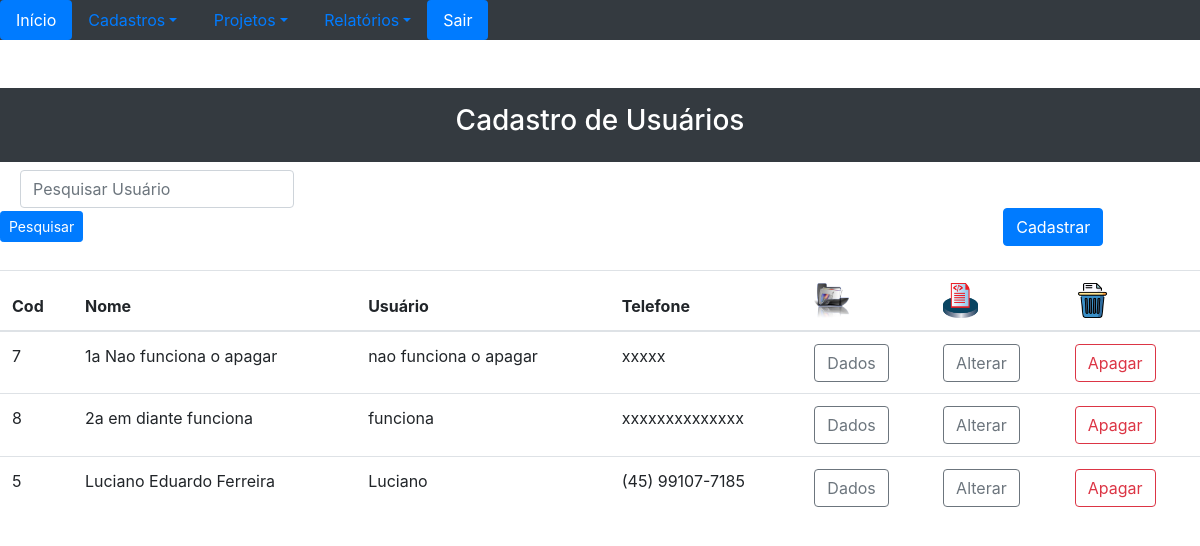
The page /visual/gridUsuario.php (signed in) on the database its author committed.
### tables this page shows
CREATE TABLE `usuarios_tbl` (
  `id` int(11) NOT NULL,
  `nomeUsuario` varchar(200) NOT NULL,
  `dtNasc` date NOT NULL,
  `telefone` varchar(30) NOT NULL,
  `celular` varchar(30) NOT NULL,
  `contato` varchar(50) NOT NULL,
  `endereco` varchar(200) NOT NULL,
  `numero` varchar(30) NOT NULL,
  `cep` varchar(20) NOT NULL,
  `bairro` varchar(150) NOT NULL,
  `complemento` varchar(150) NOT NULL,
  `cidade` varchar(150) NOT NULL,
  `uf` varchar(3) NOT NULL,
  `cpfcnpj` varchar(30) NOT NULL,
  `rginsest` varchar(30) NOT NULL,
  `usuario` varchar(30) NOT NULL,
  `senha` varchar(50) NOT NULL,
  `tipoUsuario` varchar(20) NOT NULL,
  `status` varchar(20) NOT NULL
);

### visual/gridUsuario.php (the view, shortened to what this page needs)
<!DOCTYPE html>
<html lang="pt-br">
<head>
<link rel="stylesheet" href="../bootstrap/css/bootstrap.min.css">
<link rel="stylesheet" href="fonts/font-awesome.min.css">
</head>
    <body>
        <div class="p-3 mb-2 bg-dark text-white"><h3 class="text-center">Cadastro de Usuários</h3></div>
        <form class="form-inline" name="pesquisar" action="pesquisar">
            <input style="margin-left: 20px;" class="form-control mr-sm-2" type="search" placeholder="Pesquisar Usuário" aria-label="Search">
            <button style="margin-right: 920px;" class="btn btn-primary btn-sm" type="submit">Pesquisar</button>
            <a style="margin-right: 20px;" href="frmUsuarios.php?op=cadastrar" class="btn btn-primary">Cadastrar</a>
        </form>
        <br/>
        <table class="table">
        <form>
            <thead>
                <tr>
                    <th scope="col">Cod</th>
                    <th scope="col">Nome</th>
                    <th scope="col">Usuário</th>
                    <th scope="col">Telefone</th>
                    <th scope="col"><img src="../img/pasta_dados.png" width="35px" height="35px"></th>
                    <th scope="col"><img src="../img/ficha3.png" width="35px" height="35px"></th>
                    <th scope="col"><img src="../img/trash.png" width="35px" height="35px"></th>
                </tr>
            </thead>
            <tbody>
            <?php
                $pdo = Database::connect();
                $pdo->setAttribute(PDO::ATTR_ERRMODE, PDO::ERRMODE_EXCEPTION);
                $sql = "SELECT id, nomeUsuario, usuario, celular  FROM usuarios_tbl WHERE status='Ativo' ORDER BY nomeUsuario ASC";
                foreach ($pdo->query($sql) as $row) {
                         echo '<tr>';
                         echo '<td>'. $row['id'] . '</td>';
                         echo '<td>'. $row['nomeUsuario'] . '</td>';
                         echo '<td>'. $row['usuario'] . '</td>';
                         echo '<td>'. $row['celular'] . '</td>';
            ?>
                <td>
                    <?php
                        echo '<a class="btn btn-outline-secondary" href="dadosUsuario.php?UsrData='. $row['id'] . '">Dados</a>';
                    ?>
                </td>
                <td>
                    <?php
                        echo '<a class="btn btn-outline-secondary" href="frmUsuarios.php?UsrData='. $row['id'] . '&op=alterar">Alterar</a>';
                    ?>
                </td>
                <td>
                    <form name="frmApagar" action="../classes/operacoesUsuarios.php" method="post">
                        <input class="btn btn-outline-danger" type="submit" value="Apagar">
                    </form>
                </td>
            <tr>
            <?php  }
                ?>
            </tbody>
        </table>
    </body>
</html>

### rows shown on the page
usuarios_tbl: id "7", nomeUsuario "1a Nao funciona o apagar", usuario "nao funciona o apagar", celular "xxxxx"
usuarios_tbl: id "8", nomeUsuario "2a em diante funciona", usuario "funciona", celular "xxxxxxxxxxxxxx"
usuarios_tbl: id "5", nomeUsuario "Luciano Eduardo Ferreira", usuario "Luciano", celular "(45) 99107-7185"
